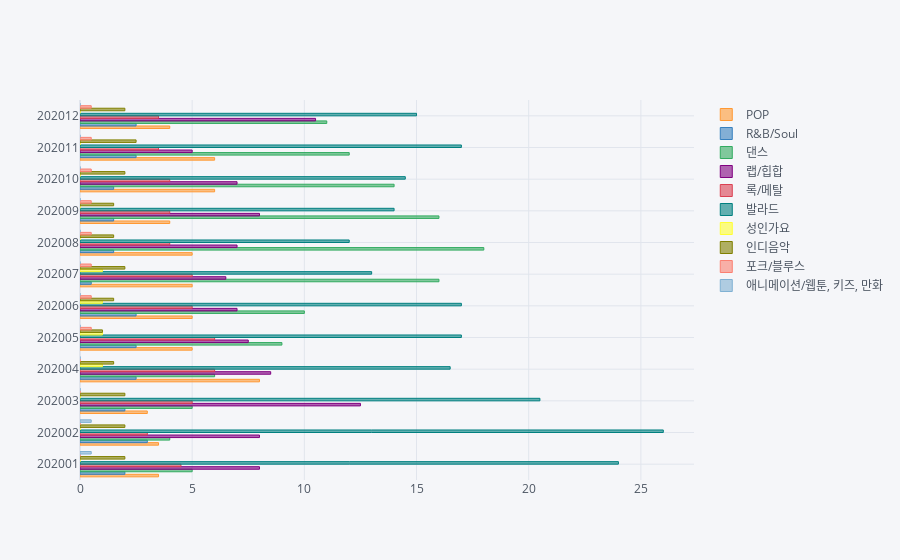

This figure's notebook cell:
### Code cell
music2020.iplot(kind='barh')

### Figure 1 — Plotly figure (JSON) as saved in the notebook; plotly's stock layout.template omitted (floating-point values rounded to 4 significant figures)
{"data": [{"marker": {"color": "rgba(255, 153, 51, 0.6)", "line": {"color": "rgba(255, 153, 51, 1.0)", "width": 1}}, "name": "POP", "orientation": "h", "text": "", "type": "bar", "x": [3.5, 3.5, 3, 8, 5, 5, 5, 5, 4, 6, 6, 4], "y": ["202001", "202002", "202003", "202004", "202005", "202006", "202007", "202008", "202009", "202010", "202011", "202012"]}, {"marker": {"color": "rgba(55, 128, 191, 0.6)", "line": {"color": "rgba(55, 128, 191, 1.0)", "width": 1}}, "name": "R&B/Soul", "orientation": "h", "text": "", "type": "bar", "x": [2, 3, 2, 2.5, 2.5, 2.5, 0.5, 1.5, 1.5, 1.5, 2.5, 2.5], "y": ["202001", "202002", "202003", "202004", "202005", "202006", "202007", "202008", "202009", "202010", "202011", "202012"]}, {"marker": {"color": "rgba(50, 171, 96, 0.6)", "line": {"color": "rgba(50, 171, 96, 1.0)", "width": 1}}, "name": "댄스", "orientation": "h", "text": "", "type": "bar", "x": [5, 4, 5, 6, 9, 10, 16, 18, 16, 14, 12, 11], "y": ["202001", "202002", "202003", "202004", "202005", "202006", "202007", "202008", "202009", "202010", "202011", "202012"]}, {"marker": {"color": "rgba(128, 0, 128, 0.6)", "line": {"color": "rgba(128, 0, 128, 1.0)", "width": 1}}, "name": "랩/힙합", "orientation": "h", "text": "", "type": "bar", "x": [8, 8, 12.5, 8.5, 7.5, 7, 6.5, 7, 8, 7, 5, 10.5], "y": ["202001", "202002", "202003", "202004", "202005", "202006", "202007", "202008", "202009", "202010", "202011", "202012"]}, {"marker": {"color": "rgba(219, 64, 82, 0.6)", "line": {"color": "rgba(219, 64, 82, 1.0)", "width": 1}}, "name": "록/메탈", "orientation": "h", "text": "", "type": "bar", "x": [4.5, 3, 5, 6, 6, 5, 5, 4, 4, 4, 3.5, 3.5], "y": ["202001", "202002", "202003", "202004", "202005", "202006", "202007", "202008", "202009", "202010", "202011", "202012"]}, {"marker": {"color": "rgba(0, 128, 128, 0.6)", "line": {"color": "rgba(0, 128, 128, 1.0)", "width": 1}}, "name": "발라드", "orientation": "h", "text": "", "type": "bar", "x": [24, 26, 20.5, 16.5, 17, 17, 13, 12, 14, 14.5, 17, 15], "y": ["202001", "202002", "202003", "202004", "202005", "202006", "202007", "202008", "202009", "202010", "202011", "202012"]}, {"marker": {"color": "rgba(255, 255, 51, 0.6)", "line": {"color": "rgba(255, 255, 51, 1.0)", "width": 1}}, "name": "성인가요", "orientation": "h", "text": "", "type": "bar", "x": [0, 0, 0, 1, 1, 1, 1, 0, 0, 0, 0, 0], "y": ["202001", "202002", "202003", "202004", "202005", "202006", "202007", "202008", "202009", "202010", "202011", "202012"]}, {"marker": {"color": "rgba(128, 128, 0, 0.6)", "line": {"color": "rgba(128, 128, 0, 1.0)", "width": 1}}, "name": "인디음악", "orientation": "h", "text": "", "type": "bar", "x": [2, 2, 2, 1.5, 1, 1.5, 2, 1.5, 1.5, 2, 2.5, 2], "y": ["202001", "202002", "202003", "202004", "202005", "202006", "202007", "202008", "202009", "202010", "202011", "202012"]}, {"marker": {"color": "rgba(251, 128, 114, 0.6)", "line": {"color": "rgba(251, 128, 114, 1.0)", "width": 1}}, "name": "포크/블루스", "orientation": "h", "text": "", "type": "bar", "x": [0, 0, 0, 0, 0.5, 0.5, 0.5, 0.5, 0.5, 0.5, 0.5, 0.5], "y": ["202001", "202002", "202003", "202004", "202005", "202006", "202007", "202008", "202009", "202010", "202011", "202012"]}, {"marker": {"color": "rgba(128, 177, 211, 0.6)", "line": {"color": "rgba(128, 177, 211, 1.0)", "width": 1}}, "name": "애니메이션/웹툰, 키즈, 만화", "orientation": "h", "text": "", "type": "bar", "x": [0.5, 0.5, 0, 0, 0, 0, 0, 0, 0, 0, 0, 0], "y": ["202001", "202002", "202003", "202004", "202005", "202006", "202007", "202008", "202009", "202010", "202011", "202012"]}], "layout": {"legend": {"bgcolor": "#F5F6F9", "font": {"color": "#4D5663"}}, "paper_bgcolor": "#F5F6F9", "plot_bgcolor": "#F5F6F9", "title": {"font": {"color": "#4D5663"}}, "xaxis": {"gridcolor": "#E1E5ED", "showgrid": true, "tickfont": {"color": "#4D5663"}, "title": {"font": {"color": "#4D5663"}, "text": ""}, "zerolinecolor": "#E1E5ED"}, "yaxis": {"gridcolor": "#E1E5ED", "showgrid": true, "tickfont": {"color": "#4D5663"}, "title": {"font": {"color": "#4D5663"}, "text": ""}, "zerolinecolor": "#E1E5ED"}}}
